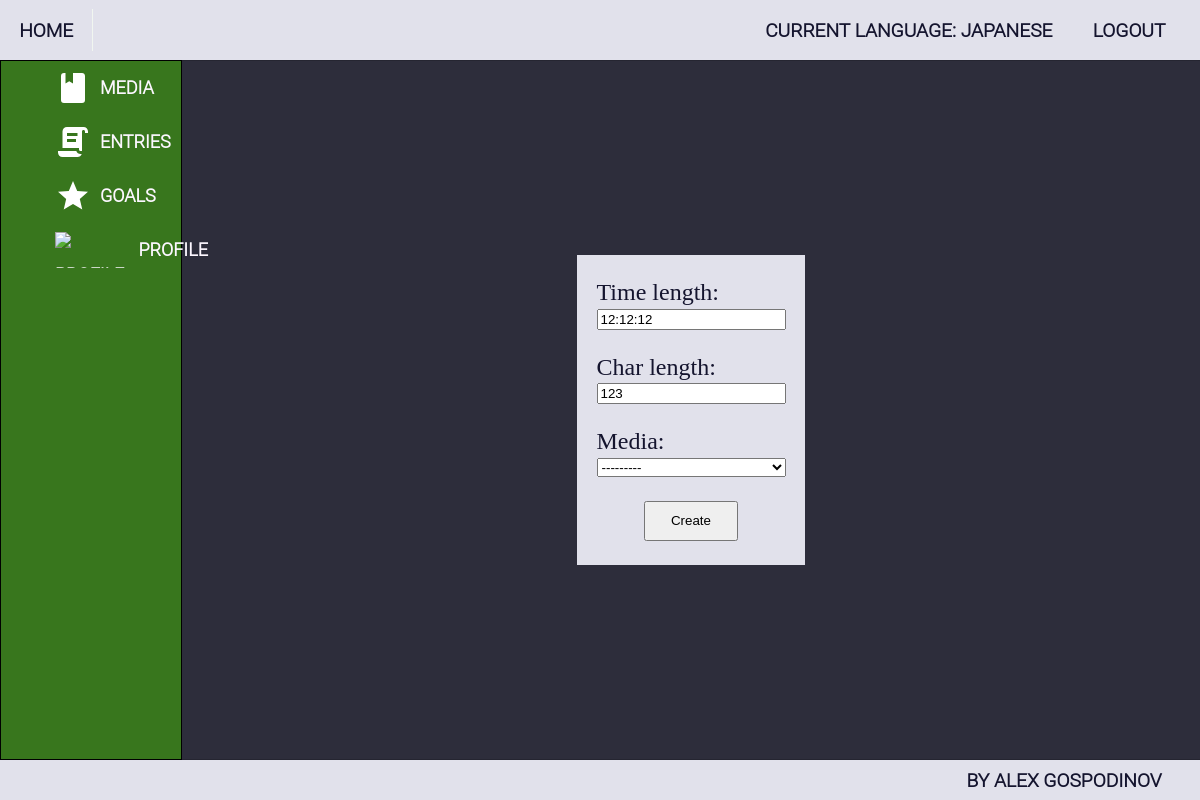
/entries/reading/6/edit/ (signed in), run on the app's committed database.
### ImmersionTracker/accounts/models.py (models this page shows, shortened)
class ImmersionTrackerUser(auth_models.AbstractBaseUser, auth_models.PermissionsMixin):
    MAX_EMAIL_LENGTH = 150
    MAX_FIRST_NAME_LENGTH = 150
    MAX_LAST_NAME_LENGTH = 150
    email = models.EmailField(
        _("email address"),
        max_length=MAX_EMAIL_LENGTH,
        unique=True,
        error_messages={
            "unique": _("A user with that email already exists."),
        },
    )
    first_name = models.CharField(_("first name"), max_length=MAX_FIRST_NAME_LENGTH, blank=True)
    last_name = models.CharField(_("last name"), max_length=MAX_LAST_NAME_LENGTH, blank=True)
    is_staff = models.BooleanField(
        _("staff status"),
        default=False,
        help_text=_("Designates whether the user can log into this admin site."),
    )
    is_active = models.BooleanField(
        _("active"),
        default=True,
        help_text=_(
            "Designates whether this user should be treated as active. "
            "Unselect this instead of deleting accounts."
        ),
    )
    date_joined = models.DateTimeField(_("date joined"), default=timezone.now)
    object = ImmersionTrackerUserManager()
    USERNAME_FIELD = 'email'

class Profile(models.Model):
    NICKNAME_MAX_LENGTH = 20
    nickname = models.CharField(
        max_length=NICKNAME_MAX_LENGTH,
        blank=True,
        null=True,
    )
    current_language = models.ForeignKey('languages.Language', on_delete=models.SET_NULL, blank=True, null=True)
    user = models.OneToOneField(
        ImmersionTrackerUser,
        on_delete=models.CASCADE,
        related_name='profile',
        primary_key=True,
    )

### ImmersionTracker/languages/models.py (models this page shows, shortened)
class Language(HasOwnerProfile, models.Model):
    LANGUAGE_NAME_MAX_LENGTH = 20
    name = models.CharField(
        max_length=LANGUAGE_NAME_MAX_LENGTH,
        null=False,
        blank=False,
    )

### ImmersionTracker/immersion_entries/models.py (models this page shows, shortened)
class BaseEntry(HasOwnerProfile, HasLanguage, models.Model):
    time_length = models.DurationField()
    created_on = models.DateField(
        auto_now_add=True,
    )
    edited_on = models.DateField(
        auto_now=True,
    )
    class Meta:
        abstract = True

class ReadingEntry(BaseEntry):
    char_length = models.IntegerField(
        default=None,
        null=True,
        blank=True,
    )
    media = models.ForeignKey(
        ReadingMedia,
        on_delete=models.DO_NOTHING,
        related_name='entries',
    )

### ImmersionTracker/immersion_entries/views.py (the view)
# urls.py: path('<int:pk>/edit/', ReadingEntryEditView.as_view(), name='reading_entry_edit'),
class ReadingEntryEditView(LoginRequiredMixin, QuerysetByProfileAndLanguageMixin, views.UpdateView):
    template_name = 'immersion_entries/reading/reading_entry_edit.html'
    form_class = ReadingEntryForm
    success_url = reverse_lazy('all_entries')
    current_model = ReadingEntry

### ImmersionTracker/immersion_entries/forms.py
class ReadingEntryForm(ModelForm):
    class Meta:
        model = ReadingEntry
        fields = ('time_length', 'char_length', 'media',)

### ImmersionTracker/core/mixins.py (called while the page is built)
    def dispatch(self, request, *args, **kwargs):
        if not get_current_language(request):
            return redirect('no_current_language')
        return super().dispatch(request, *args, **kwargs)

    def get_queryset(self):
        queryset = self.current_model.objects.filter(user_profile=get_current_profile(self.request),
                                                     language=get_current_language(self.request))
        return queryset

### ImmersionTracker/media/models.py (called while the page is built)
    def __str__(self):
        return f"{self.name} ({self.type}): {self.status}"

### ImmersionTracker/utils.py (called while the page is built)
def get_current_profile(request):
    return Profile.objects.get(user_id=request.user.id)

def get_current_language(request):
    return get_current_profile(request).current_language

### templates/immersion_entries/reading/reading_entry_edit.html (shortened to what this page needs)
{% extends 'base.html' %}
{% block main_content %}
    <div class="form-wrapper">
        <form action="{% url 'reading_entry_edit' pk=object.pk %}" method="post">
            {{ form }}
            <button type="submit"> Create </button>
        </form>
    </div>
{% endblock %}

### templates/base.html (shortened to what this page needs)
{% load static %}
<!DOCTYPE html>
<html lang="en">
<head>
    <link rel="stylesheet" href="{% static 'style/style.css' %}">
</head>
<body>
    <header>
        <div class="go-to-index-btn">
            <a href="{% url 'index' %}"> Home </a>
        </div>
        <div class="navigation">
            <ul class="header-nav logout-and-language">
                {% if request.user.is_authenticated %}
                    <li><a href="{% url 'languages_index' %}">Current Language:
                        {% if request.user.profile.current_language %}
                            {{ request.user.profile.current_language.name }}
                        {% else %}
                            None
                        {% endif %}
                        </a>
                    </li>
                    <li><a href="{% url 'logout' %}"> Logout </a></li>
                {% else %}
                    <li><a href="{% url 'login' %}"> Log In </a></li>
                    <li><a href="{% url 'register_account' %}"> Register </a></li>
                {% endif %}
            </ul>
        </div>
    </header>
    <div class="base-wrapper">
    <div class="sidebar">
        <ul class="sidebar-buttons">
            {% if request.user.is_authenticated %}
                <li class="sidebar-button">
                    <div class="sidebar-button-wrapper">
                        <img class="sidebar-icon" src="{% static 'icons/media.svg' %}" alt="media-icon">
                        <div class="sidebar-button-link">
                            <a href="{% url 'all_media' %}">media</a>
                        </div>
                    </div>
                </li>
                <li class="sidebar-button">
                    <div class="sidebar-button-wrapper">
                        <img class="sidebar-icon" src="{% static 'icons/entry_text.svg' %}" alt="entry-icon">
                        <div class="sidebar-button-link">
                            <a href="{% url 'all_entries' %}">entries</a>
                        </div>
                    </div>
                </li>
                <li class="sidebar-button">
                    <div class="sidebar-button-wrapper">
                        <img class="sidebar-icon" src="{% static 'icons/goal.svg' %}" alt="goal-icon">
                        <div class="sidebar-button-link">
                            <a href="{% url 'all_goals' %}">goals</a>
                        </div>
                    </div>
                </li>
                <li class="sidebar-button">
                    <div class="sidebar-button-wrapper">
                        <img class="sidebar-icon" src="{% static 'icons/profile.svg' %}" alt="profile-icon">
                        <div class="sidebar-button-link">
                            <a href="{% url 'profile_details' pk=request.user.id %}">profile</a>
                        </div>
                    </div>
                </li>
            {% endif %}
        </ul>
    </div>
        {% block main_content %}
        {% endblock %}
    </div>
    <footer class="footer">
        <p class="credit">By Alex Gospodinov</p>
    </footer>
</body>
</html>

### staticfiles/style/main.css (style rules this page uses)
body { background-color: #2d2d3b; color: #FCF7FF; height: 100vh; margin: 0; padding: 0; display: flex; flex-direction: column; }
a { color: inherit; text-decoration: none; }
.base-wrapper { flex: 1; display: flex; }
html { overflow: hidden; }

### staticfiles/style/header_footer_and_sidebar.css (style rules this page uses)
header, footer { background-color: #e1e1eb; color: #14142e; font-size: larger; font-family: "Roboto Light", sans-serif; font-weight: bold; text-transform: uppercase; height: 60px; box-shadow: 1px 0 1px black; display: flex; flex-direction: row; align-items: center; }
.footer { height: 40px; justify-content: end; padding-right: 2em; }
.navigation { display: flex; flex-direction: row; justify-content: end; flex: 1; }
.header-nav { margin: 1em 0 1em 0; padding: 0 1em 0 1em; list-style-type: none; display: flex; flex-direction: row; gap: 0.5em; }
.header-nav > li { padding: 0.5em 0.8em 0.5em 0.8em }
.go-to-index-btn { flex: 0; padding: 0.5em 1em 0.5em 1em; margin-right: 0.5em; border-right: 0.1em solid #f1f6f0; }
.sidebar { width: 15%; flex-shrink: 0; background-color: #38761d; border: 1px solid black; font-size: large; font-family: "Roboto Light", sans-serif; font-weight: bold; }
.sidebar > ul { list-style-type: none; text-transform: uppercase; }
.sidebar-button-wrapper { display: flex; align-items: center; gap: 0.5em; }
.sidebar-button-wrapper > img { box-sizing: border-box; height: 2em; padding-left: 3em; }
.sidebar-button { width: 100%; height: 3em; line-height: 3em; text-align: center; }
ul { padding: 0; margin: 0; }

### staticfiles/style/forms.css (style rules this page uses)
.form-wrapper { width: 100%; display: flex; justify-content: center; align-items: center; }
.form-wrapper > form { display: flex; flex-direction: column; background-color: #e1e1eb; color: #14142e; padding: 1em 0.8em; gap: 1em; font-size: x-large; }
.form-wrapper > form > div { display: flex; flex-direction: column; gap: 0.1em; }
.form-wrapper > form > button { width: 50%; height: 3em; margin-left: 25%; }

### data on the page
ImmersionTrackerUser: user.profile.current_language.name "JAPANESE"
ReadingEntry: time_length "12:12:12", char_length "123", media "---------"
